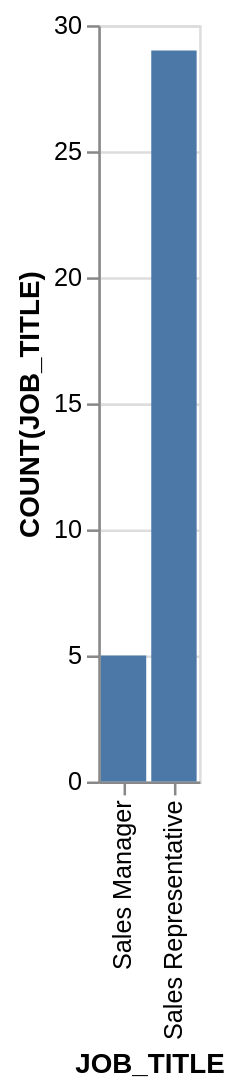

The Vega-Lite source for this figure:
### Vega-Lite specification from a JSON file in a GitHub repository (floating-point values rounded to 4 significant figures)
{"data": {"values": [{"x_data": "Sales Manager", "y_data": 5}, {"x_data": "Sales Representative", "y_data": 29}]}, "mark": "bar", "encoding": {"x": {"field": "x_data", "type": "nominal", "title": "JOB_TITLE", "sort": {"op": "sum", "field": "y_data", "order": "ascending"}}, "y": {"field": "y_data", "type": "quantitative", "title": "COUNT(JOB_TITLE)"}}}
